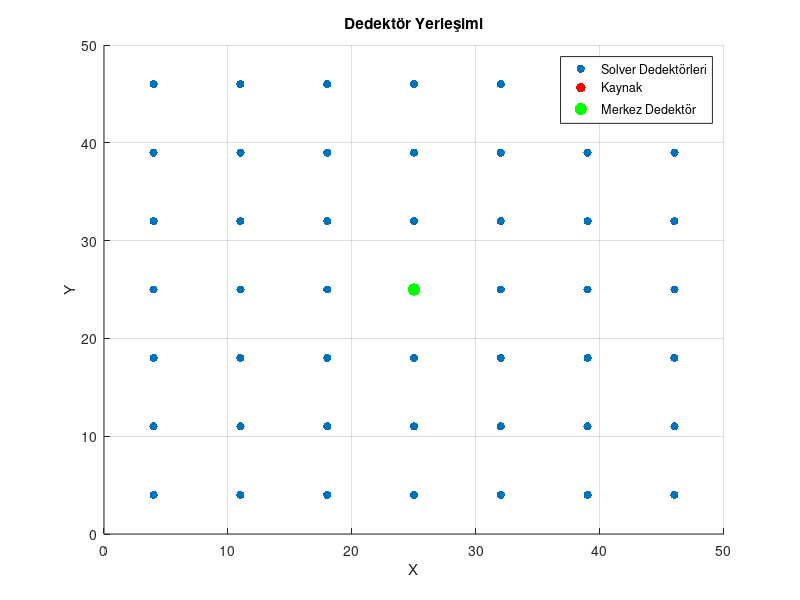

This chart was generated by the following MATLAB code: (Note: this script raises an error after producing the figure.)
% Only clear the 'cfg' variable to avoid clearing other data
% clear cfg cfgs
% clc

%% --- SİMÜLASYON VE HACİM AYARLARI ---
volume_size = [50, 50, 20];
cfg.nphoton   = 1e8;
cfg.vol       = uint8(ones(volume_size)); % Detector field of view (FOV)
cfg.srcpos    = [25, 25, 1];             % Kaynak pozisyonu (merkezde)
cfg.unitinmm  = 0.1;                     % Birim boyutu (mm)
cfg.srcdir    = [0, 0, 1];
cfg.gpuid     = 1;
cfg.autopilot = 1;
cfg.issrcfrom0 = 0;
cfg.prop      = [0 0 1 1; 0.02 1 1.34 0.81]; % [mua, mus, n, g]
cfg.tstart    = 0;
cfg.tend      = 100e-9;
cfg.tstep     = 100e-10;
cfg.seed      = 29012392; 

%% --- DEDEKTÖR GRID PARAMETRELERİ ---
grid_size       = [7, 7]; % [X dedektör sayısı, Y dedektör sayısı]
detector_radius = 2;        % Her dedektörün yarıçapı

% Manuel aralıklandırma kullanılsın mı?
use_manual_spacing = 1; % 1: Manuel, 0: Otomatik

center_det_pos = []; % Başlangıçta boş

if use_manual_spacing
    % Manuel aralık ayarları
    spacing_x_manual = 7;
    spacing_y_manual = 7;

    % Hacim sınırı kontrolü
    max_extent_x = cfg.srcpos(1) + (grid_size(1)-1)/2 * spacing_x_manual;
    max_extent_y = cfg.srcpos(2) + (grid_size(2)-1)/2 * spacing_y_manual;

    if max_extent_x > volume_size(1) || max_extent_y > volume_size(2)
        error('Manuel aralık hacim boyutunu aşıyor. Grid veya aralığı küçültün.');
    end

    % Dedektör pozisyonlarını oluştur (Merkez dahil tüm liste)
    [det_x_manual, det_y_manual] = meshgrid(-floor(grid_size(1)/2):floor(grid_size(1)/2), ...
                                            -floor(grid_size(2)/2):floor(grid_size(2)/2));
    det_x_manual = det_x_manual * spacing_x_manual + cfg.srcpos(1);
    det_y_manual = det_y_manual * spacing_y_manual + cfg.srcpos(2);

    detpos = [det_x_manual(:), det_y_manual(:), ...
              zeros(numel(det_x_manual), 1), ...
              repmat(detector_radius, numel(det_x_manual), 1)];

else
    % Otomatik aralıklandırma
    spacing_x_auto = floor(volume_size(1) / (grid_size(1) + 1));
    spacing_y_auto = floor(volume_size(2) / (grid_size(2) + 1));

    % Dedektör pozisyonlarını oluştur
    [det_x_auto, det_y_auto] = meshgrid(-floor(grid_size(1)/2):floor(grid_size(1)/2), ...
                                        -floor(grid_size(2)/2):floor(grid_size(2)/2));
    det_x_auto = det_x_auto * spacing_x_auto + cfg.srcpos(1);
    det_y_auto = det_y_auto * spacing_y_auto + cfg.srcpos(2);

    detpos = [det_x_auto(:), det_y_auto(:), ...
              zeros(numel(det_x_auto), 1), ...
              repmat(detector_radius, numel(det_x_auto), 1)];
end

%% --- MERKEZ DEDEKTÖRÜ TESPİT ETME (AMA LİSTEDEN ÇIKARMIYORUZ) ---
is_source_idx  = (detpos(:, 1) == cfg.srcpos(1)) & (detpos(:, 2) == cfg.srcpos(2));
center_det_pos = detpos(is_source_idx, :);      % merkez dedektör (kaynakla çakışan)
solver_detpos  = detpos(~is_source_idx, :);     % çevredeki dedektörler (sadece görselleştirme için)

disp(['Toplam dedektör sayısı      : ', num2str(size(detpos, 1))]);
disp(['Solver için kullanılacak yan dedektör sayısı: ', num2str(size(solver_detpos, 1))]);
if ~isempty(center_det_pos)
    disp('Merkez dedektör bulundu ve "center" hesapları için işaretlendi.');
else
    warning('Merkez dedektör bulunamadı (kaynakla çakışan dedektör yok).');
end

% Görselleştirme
figure;
if ~isempty(solver_detpos)
    scatter(solver_detpos(:, 1), solver_detpos(:, 2), 'filled', 'b'); % Solver (Mavi)
    hold on;
else
    hold on;
end
scatter(cfg.srcpos(1), cfg.srcpos(2), 50, 'r', 'filled'); % Kaynak (Kırmızı)
if ~isempty(center_det_pos)
    scatter(center_det_pos(1), center_det_pos(2), 80, 'g', 'filled'); % Merkez (Yeşil)
end
title('Dedektör Yerleşimi'); xlabel('X'); ylabel('Y');
grid on; axis([0 volume_size(1) 0 volume_size(2)]);
legend_entries = {};
if ~isempty(solver_detpos), legend_entries{end+1} = 'Solver Dedektörleri'; end
legend_entries{end+1} = 'Kaynak';
if ~isempty(center_det_pos), legend_entries{end+1} = 'Merkez Dedektör'; end
legend(legend_entries, 'Location', 'best');

%% --- ANA SİMÜLASYON DÖNGÜSÜ (MS / A MATRİSİ + CENTER_DED BLOĞU) ---
d_p = size(detpos, 1);

ms              = double.empty(0, 25*25*20);   % yan dedektörler için A blokları
A_center_matrix = [];                          % merkez ded. için TAM blok (625 × 12500)

fprintf('--- Tüm Dedektörler İçin Simülasyon Başlıyor (%d adet) ---\n', d_p);
tic
for q = 1:d_p
    this_det   = detpos(q, :);
    cfg.detpos = this_det;

    % 1. İleri Simülasyon
    [flux, detp, vol, seeds] = mcxlab(cfg);

    % 2. Geri (Adjoint) Simülasyon -> Jacobian
    newcfg            = cfg;
    newcfg.seed       = seeds.data;
    newcfg.outputtype = 'jacobian';
    newcfg.detphotons = detp.data;
    [flux2, ~, ~, ~]  = mcxlab(newcfg);

    % Hassasiyet hesapla
    jac = sum(flux2.data, 4);    % 51 x 51 x 20

    % Bu dedektör için 625 frame’lik sensitivite matrisi (25x25 tarama)
    S = sens(jac);               % Boyut: [625, 12500]

    % Eğer bu dedektör kaynakla aynı yerdeyse → merkez dedektör
    if (this_det(1) == cfg.srcpos(1)) && (this_det(2) == cfg.srcpos(2))
        % Merkez dedektörün TAM A bloğu (625 x 12500)
        A_center_matrix = S;
    else
        % Diğer dedektörlerin tüm frame’lerini MS matrisine ekle
        ms = [ms; S];  
    end
end
toc

if isempty(A_center_matrix)
    warning('Merkez dedektör için A_center_matrix üretilemedi (kaynakla çakışan dedektör bulunamamış olabilir).');
else
    disp('>> "A_center_matrix" (625x12500) başarıyla oluşturuldu.');
end

% cfg içine kaydet
cfg.A_matrix         = ms;               % yan dedektörler A
cfg.A_matrix_center  = A_center_matrix;  % merkez dedektör A bloğu (625x12500)


%% --- SONUÇLARI GÖRÜNTÜLE (MS Matrisi) ---
figure('Name', 'Solver Dedektörleri - Sensitivity Örneği');
z = 1;
if size(ms,1) >= z
    test = reshape(ms(z, :), 25, 25, 20);
    imagesc(log10(abs(squeeze(test(:, :, 1))))); 
    colorbar
    title('Örnek Solver Dedektörü (İlk satır)');
end


%%
% Display the results
figure; 
a_vx = 25 * 25; % FOV area

for z = 1:a_vx
    test = reshape(ms(z, :), 25, 25, 20);

    imagesc(log10(abs(squeeze(test(:, :, 1)))));
    colorbar

    % z'nin x-y karşılığı
    x = mod(z-1, 25) + 1;
    y = floor((z-1)/25) + 1;

    title(sprintf('Detector position: x = %d, y = %d', x, y))
    xlabel('X')
    ylabel('Y')

%    waitforbuttonpress
end


%% --- SONUÇLARI GÖRÜNTÜLE (Merkez Dedektör - Tek Frame) ---
if ~isempty(A_center_matrix)
    figure('Name', 'Center Detector Frame (Mid Scan)');
    
    % 625 satırın tam ortasındaki frame'i al (mid scan)
    mid_idx          = ceil(size(A_center_matrix, 1) / 2);  % 625 -> 313
    center_frame_vec = A_center_matrix(mid_idx, :);         % 1 x 12500
    
    % 1x12500 → 25x25x20 hacme çevir
    Center_Vol = reshape(center_frame_vec, 25, 25, 20);
    
    % Örnek olarak Z = 10 slice'ını göster
    imagesc(log10(abs(squeeze(Center_Vol(:, :, 10)))));
    colorbar;
    title('Center Detector Sensitivity (Mid Scan) - Slice Z=10');
    xlabel('X'); ylabel('Y');
    axis equal tight;
else
    warning('A_center_matrix boş, merkez dedektör görselleştirilemedi.');
end
%%
%%
% Create a numerical phantom and calculate the b matrix
% vol_preX = zeros(25, 25, 20);
% q_Y = 0.15; % 0.15
%  vol_preX(12:14, 12:14, 4:6) = q_Y; % Cube with different quantum yield inside
% 
%  vol_preX(6:10,10:12,7:7)= q_Y; %
%  vol_preX(6:6,10:12,3:7)= q_Y;  % 
%  vol_preX(8:8,10:12,3:7)= q_Y;  % 
%  vol_preX(10:10,10:12,3:7)= q_Y; % 
% % 
% vol_preX(15:23, 15:15, 2:4) = q_Y; 
% vol_preX(15:23, 18:18, 2:4) = q_Y; 
% vol_preX(15:15, 15:18, 2:4) = q_Y; 
% vol_preX(19:19, 15:18, 2:4) = q_Y; 
% 
% 
% X = reshape(vol_preX, [], 1); % X vector
% b = ms * X; % Create the detector readvving matrix
% 
% cfg.X= X;
cfg.ms = ms;
% cfg.b = b;

% Save the configuration data
% save('config_data.mat', 'cfg');
return
%%
% Görselleştirme
figure;
if ~isempty(solver_detpos)
    scatter(solver_detpos(:, 1), solver_detpos(:, 2), 'filled', 'b'); % Solver (Mavi)
    hold on;
    
    % --- DEDEKTÖR NUMARALARINI YAZDIRMA ---
    for i = 1:size(solver_detpos, 1)
        text(solver_detpos(i, 1) + 0.5, solver_detpos(i, 2) + 0.5, num2str(i), ...
            'FontSize', 8, 'FontWeight', 'bold', 'Color', 'k');
    end
else
    hold on;
end

scatter(cfg.srcpos(1), cfg.srcpos(2), 50, 'r', 'filled'); % Kaynak (Kırmızı)
text(cfg.srcpos(1) - 1.5, cfg.srcpos(2) - 1.5, 'Source', 'FontSize', 8, 'Color', 'r');

if ~isempty(center_det_pos)
    scatter(center_det_pos(1), center_det_pos(2), 80, 'g', 'filled'); % Merkez (Yeşil)
end

title('Dedektör Yerleşimi'); xlabel('X'); ylabel('Y');
grid on; axis([0 volume_size(1) 0 volume_size(2)]);

% === EKSENİ TERS ÇEVİRİP (0,0) NOKTASINI SOL ÜSTE ALMA ===
set(gca, 'YDir', 'reverse'); 
% =========================================================

legend_entries = {};
if ~isempty(solver_detpos), legend_entries{end+1} = 'Solver Dedektörleri'; end
legend_entries{end+1} = 'Kaynak';
if ~isempty(center_det_pos), legend_entries{end+1} = 'Merkez Dedektör'; end
legend(legend_entries, 'Location', 'best');
%%


% Görselleştirme
figure;
if ~isempty(solver_detpos)
    scatter(solver_detpos(:, 1), solver_detpos(:, 2), 'filled', 'b'); % Solver (Mavi)
    hold on;
    
    % --- DEDEKTÖR NUMARALARINI YAZDIRMA ---
    for i = 1:size(solver_detpos, 1)
        text(solver_detpos(i, 1) + 0.5, solver_detpos(i, 2) + 0.5, num2str(i), ...
            'FontSize', 8, 'FontWeight', 'bold', 'Color', 'k');
    end
else
    hold on;
end

scatter(cfg.srcpos(1), cfg.srcpos(2), 50, 'r', 'filled'); % Kaynak (Kırmızı)
text(cfg.srcpos(1) - 1.5, cfg.srcpos(2) - 1.5, 'Source', 'FontSize', 8, 'Color', 'r');

if ~isempty(center_det_pos)
    scatter(center_det_pos(1), center_det_pos(2), 80, 'g', 'filled'); % Merkez (Yeşil)
end

title('Dedektör Yerleşimi'); xlabel('X'); ylabel('Y');
grid on; axis([0 volume_size(1) 0 volume_size(2)]);

% === EKSENİ TERS ÇEVİRİP (0,0) NOKTASINI SOL ÜSTE ALMA ===
set(gca, 'YDir', 'reverse'); 
% =========================================================

legend_entries = {};
if ~isempty(solver_detpos), legend_entries{end+1} = 'Solver Dedektörleri'; end
legend_entries{end+1} = 'Kaynak';
if ~isempty(center_det_pos), legend_entries{end+1} = 'Merkez Dedektör'; end
legend(legend_entries, 'Location', 'best');
% SİMÜLASYON İÇİN 25x25 DEDEKTÖR GÖRSELLEŞTİRME KODU (PHANTOM DESTEKLİ)
% A_matrix kodunuz çalıştıktan sonra bu dosyayı çalıştırabilirsiniz.

if ~exist('b', 'var') || ~exist('ms', 'var')
    error('Önce b vektörünü ve ms matrisini oluşturan kodu çalıştırın.');
end

vx = 25; 
if exist('solver_detpos', 'var')
    num_detectors = size(solver_detpos, 1);
elseif exist('detpos_filtered', 'var')
    num_detectors = size(detpos_filtered, 1);
else
    num_detectors = size(ms, 1) / (vx*vx);
end

% --- Düzen Ayarları ---
n     = num_detectors;                
nTile = n + 1;                        
nc = ceil(sqrt(nTile)); if mod(nc,2)==0, nc = nc+1; end
nr = ceil(nTile/nc);    if mod(nr,2)==0, nr = nr+1; end
while nr*nc < nTile
    if nr <= nc, nr = nr+2; else, nc = nc+2; end
end
r0 = (nr+1)/2;  c0 = (nc+1)/2;        

% --- Global Renk Ölçeği (b vektörü için) ---
vals = b(:);
vals = vals(~isnan(vals));
if isempty(vals)
    globalMin = 0; globalMax = 1;
else
    globalMin = min(vals); globalMax = max(vals);
    if globalMax <= globalMin, globalMin = 0; globalMax = 1; end
end

fig = figure('Name','Simülasyon 25x25 Dedektör Frameleri ve Phantom','NumberTitle','off', ...
             'Units','normalized','Position',[0 0.05 1 0.9], 'Color',[0.97 0.97 0.95]);

tl  = tiledlayout(nr, nc, 'Padding','none', 'TileSpacing','none', 'TileIndexing','columnmajor');
colormap(fig,'hot');

ringColors = [0.00 0.00 0.00; 0.20 0.20 0.80; 0.80 0.20 0.20; 0.20 0.60 0.20; 0.50 0.00 0.50];
frameLW = 2.0;

d = 1;

for c = 1:nc
    for r = 1:nr
        ax = nexttile(tl);

        % --- MERKEZ: PHANTOM (TÜMÖR) PROJEKSİYONU ---
        if r==r0 && c==c0
            if exist('vol_preX', 'var')
                Zs = rot90(sum(vol_preX, 3)', 2); 
            else
                Zs = zeros(vx, vx);
            end
            
            hIm = imagesc(ax, Zs);
            axis(ax,'image');
            % ORİJİN SOL ÜSTE ALINDI
            set(ax,'YDir','reverse');
            
            set(ax,'Box','on','LineWidth',frameLW, ...
                'XTick',[],'YTick',[],'Layer','top','Color','none', ...
                'XColor',[0.3 0.3 0.3],'YColor',[0.3 0.3 0.3]);

            text(ax, 0.02, 0.98, 'Phantom', 'Units','normalized', ...
                'HorizontalAlignment','left','VerticalAlignment','top', ...
                'FontSize',8, 'FontWeight','bold', 'Color',[0.95 0.95 0.95], ...
                'BackgroundColor',[0 0 0], 'Margin',1, 'Clipping','on');
            
            setappdata(hIm,'Zdata', Zs); 
            setappdata(hIm,'detIdx', 'Phantom');
            hIm.ButtonDownFcn = @openCloseLocal;
            
            continue
        end

        % Boş kutular
        if d>n
            axis(ax,'image');
            set(ax,'Box','on','LineWidth',1, ...
                'XTick',[],'YTick',[],'Layer','top','Color','none', ...
                'XColor',[0.85 0.85 0.85],'YColor',[0.85 0.85 0.85]);
            continue
        end

        % --- DEDEKTÖR ---
        start_idx = (d-1)*(vx*vx) + 1;
        end_idx   = d*(vx*vx);
        Z = reshape(b(start_idx:end_idx), vx, vx)';
        
        hIm = imagesc(ax, Z, [globalMin, globalMax]);
        axis(ax,'image');
        % ORİJİN SOL ÜSTE ALINDI
        set(ax,'YDir','reverse');

        ringIdx  = max(abs(r - r0), abs(c - c0));
        frameCol = ringColors(mod(ringIdx, size(ringColors,1)) + 1, :);
        set(ax,'Box','on','LineWidth',frameLW, ...
            'XTick',[],'YTick',[],'Layer','top','Color','none', ...
            'XColor',frameCol,'YColor',frameCol);

        text(ax, 0.02, 0.98, sprintf('Det %d', d), 'Units','normalized', ...
            'HorizontalAlignment','left','VerticalAlignment','top', ...
            'FontSize',7, 'FontWeight','bold', 'Color',[0.95 0.95 0.95], ...
            'BackgroundColor',[0 0 0], 'Margin',1, 'Clipping','on');

        setappdata(hIm,'Zdata', Z); 
        setappdata(hIm,'detIdx', d);
        hIm.ButtonDownFcn = @openCloseLocal;

        d = d + 1;
    end
end

cb = colorbar('Location','southoutside');
cb.Limits = [globalMin, globalMax];
cb.Label.String = 'Ölçüm Şiddeti (Simülasyon B Vektörü)';
cb.Layout.Tile = 'south';
%%
% =========================================================================
% TIKLAMA (LOCAL) FONKSİYONU
% =========================================================================
function openCloseLocal(src, ~)
    oldFig = getappdata(src,'FullFig');
    if ~isempty(oldFig) && isvalid(oldFig)
        close(oldFig); rmappdata(src,'FullFig'); return;
    end
    Z   = getappdata(src,'Zdata');
    idx = getappdata(src,'detIdx');

    zVals = Z(:); zVals = zVals(~isnan(zVals));
    if isempty(zVals) || any(~isfinite([min(zVals),max(zVals)]))
        locMin = 0; locMax = 1;
    else
        locMin = min(zVals); locMax = max(zVals);
        if locMax <= locMin, locMin = 0; locMax = 1; end
    end

    if isnumeric(idx), ttl = sprintf('Det %d', idx); else, ttl = char(idx); end
    hF = figure('Name', sprintf('%s – Büyütülmüş (Lokal)', ttl), ...
                'NumberTitle','off', 'Color','w');
    h2 = imagesc(Z, [locMin, locMax]); axis image off; colormap(hot); colorbar;
    % ORİJİN SOL ÜSTE ALINDI
    set(gca,'YDir','reverse');
    title(ttl, 'FontWeight','normal');
    h2.ButtonDownFcn = @(~,~) close(hF);
    setappdata(src,'FullFig', hF);
end

% --- Sensitivity Matrix Fonksiyonu ---
function m3 = sens(jac)
    vx = 25; 
    k  = 0;

   
    num_frames        = vx * vx;          
    elements_per_frame = vx * vx * 20;    
    m3               = zeros(num_frames, elements_per_frame);

    for j = 1:vx
        for i = 1:vx
            m1 = jac(i:vx+i-1, j:vx+j-1, 1:20, 1); 
            
            m2 = reshape(m1, 1, []);  
            k  = k + 1;
            m3(k, :) = m2;
        end
    end
end
